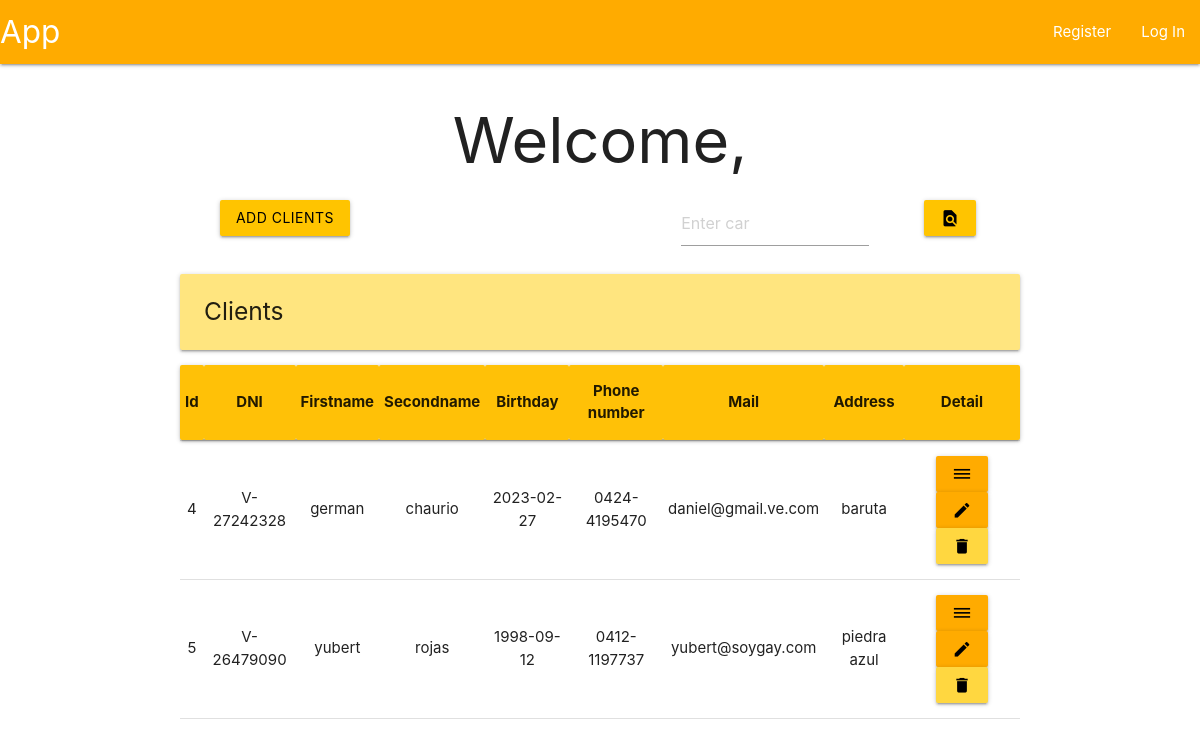
The app's page /clients, older data.
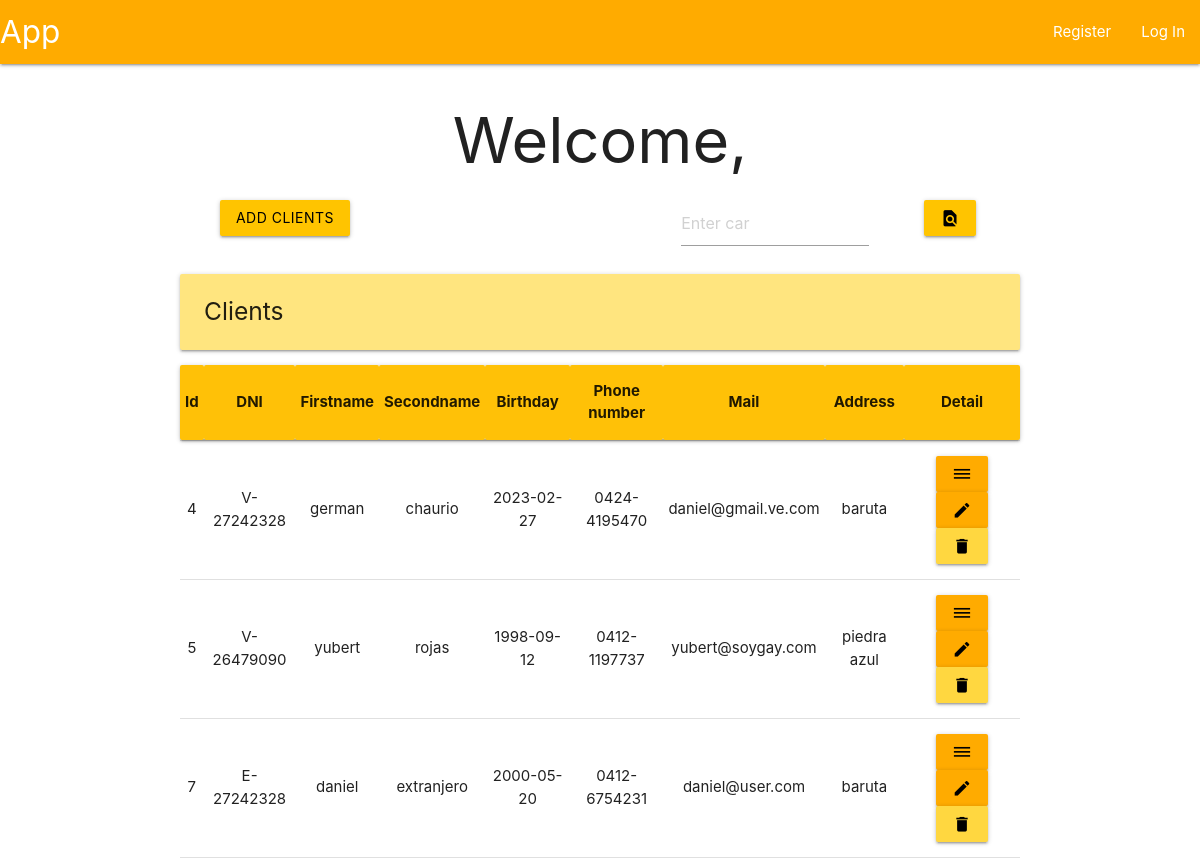
The same page, newer data.
### tables this page shows
CREATE TABLE clients (
    id INTEGER PRIMARY KEY AUTOINCREMENT,
    dni TEXT NOT NULL UNIQUE,
    firstname TEXT NOT NULL,
    secondname TEXT NOT NULL,
    birthday TEXT NOT NULL,
    tlf TEXT NOT NULL,
    mail TEXT NOT NULL,
    address TEXT NOT NULL
);

### app/clientView.py (the view, shortened to what this page needs)
@bp.route('', methods=('POST', 'GET'))
def clientView():
    db = get_db()
    flag = False
    if not flag:
        clients = db.execute('SELECT * FROM clients').fetchall()
    return render_template('index/analist/analistView.html', clients=clients)

### app/auth.py (called while the page is built)
@bp.before_app_request
def load_logged_in_user():
    user_id = session.get('user_id')
    if user_id is None:
        g.user = None
    else:
        g.user = get_db().execute(
            "SELECT * FROM user WHERE id = ?",
            (user_id,)
        ).fetchone()

### app/db.py (called while the page is built)
def get_db():
    if 'db' not in g:
        g.db = sqlite3.connect(
            current_app.config['DATABASE'],
            detect_types = sqlite3.PARSE_DECLTYPES
        )
        g.db.row_factory = sqlite3.Row
    return g.db

### app/templates/index/analist/analistView.html (shortened to what this page needs)
{% extends 'base.html' %}
{% block header %}
    <h1>{%block title %}Welcome, {{ g.user['username']}}{% endblock %}</h1>
{% endblock %}
{% block content %}
<div class="row">
    <form method="POST">
        <div class="col s3">
            <button class="btn amber accent-3 black-text" name="add">Add clients</button>
        </div>
    </form>
    <form method="POST">
      <div class="col s3 offset-s4">
        <input placeholder="Enter car" name="find">
      </div>
      <div class="col s2">
        <button class="btn amber accent-3 black-text" type="submit" value="Find logs">
            <i class="material-icons">find_in_page</i>
        </button>
      </div>
    </form>
</div>
<div class="left-align">
    <h5 class="card-panel amber accent-1">Clients</h5>
</div>
<table class="centered">
    <thead class="card-panel amber acent-1">
        <tr>
            <th>Id</th>
            <th>DNI</th>
            <th>Firstname</th>
            <th>Secondname</th>
            <th>Birthday</th>
            <th>Phone number</th>
            <th>Mail</th>
            <th>Address</th>
            <th>Detail</th>
        </tr>
    </thead>
    <tbody>
        {% for client in clients %}
        <tr>
            <td>{{ client['id'] }}</td>
            <td>{{ client['dni'] }}</td>
            <td>{{ client['firstname'] }}</td>
            <td>{{ client['secondname'] }}</td>
            <td>{{ client['Birthday'] }}</td>
            <td>{{ client['tlf'] }}</td>
            <td>{{ client['mail'] }}</td>
            <td>{{ client['address'] }}</td>
            <td>
                <form method="POST">
                    <button class="btn amber accent-4 black-text", name="detail" value="{{ client['id'] }}">
                        <i class="material-icons">dehaze</i>
                    </button>
                    <button class="btn amber accent-4 black-text", name="modify" value="{{ client['id'] }}">
                        <i class="material-icons">edit</i>
                    </button>
                    <button class="btn amber accent-2 black-text" name="delete" value="{{ client['id'] }}">
                        <i class="material-icons">delete</i>
                    </button>
                </form>
            </td>
        </tr>
        {% endfor %}
    </tbody>
</table>
{% endblock %}

### app/templates/base.html (shortened to what this page needs)
<!DOCTYPE html>
<link rel="stylesheet" href="{{ url_for('static', filename='materialize.css') }}">
<link rel="stylesheet" href="{{ url_for('static', filename='style.css') }}">
<nav>
    <div class="nav-wrapper amber accent-4">
      <a href="#" class="brand-logo">App</a>
      <ul class="right hide-n black-text text-black">
        {% if g.user %}
            <li><a href="{{ url_for('user.profile')}}">{{ g.user['username'] }}</span></a>
            <li><a href="{{ url_for('auth.logout') }}">Log Out</a>
        {% else %}
            <li><a href="{{ url_for('auth.register') }}">Register</a>
            <li><a href="{{ url_for('auth.login') }}">Log In</a>
        {% endif %}
      </ul>
    </div>
</nav>
<section class="content container center-align">
    <header>
        {% block header %}{% endblock %}
    </header>
    {% block content %}{% endblock %}
</section>

Row changes from the older to the newer data that the page shows:
added clients: id "7", dni "E-27242328", firstname "daniel", secondname "extranjero", Birthday "2000-05-20", tlf "0412-6754231", mail "daniel@user.com", address "baruta"
